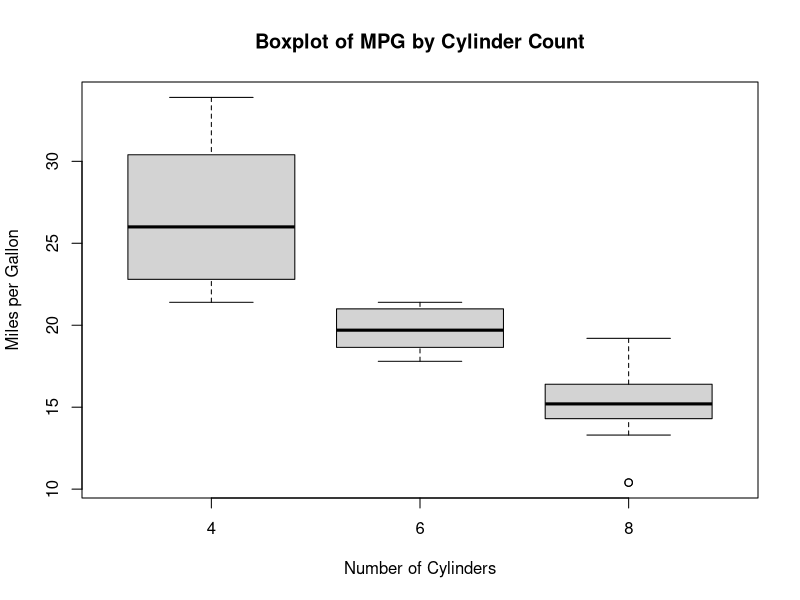

Reproduce this figure in R.
# Load the "datasets" package (if not already loaded)
library(datasets)

# Access the "mtcars" dataset
data(mtcars)

# Create the boxplot graph
boxplot(mpg ~ cyl, data = mtcars, xlab = "Number of Cylinders", ylab = "Miles per Gallon", 
        main = "Boxplot of MPG by Cylinder Count")
